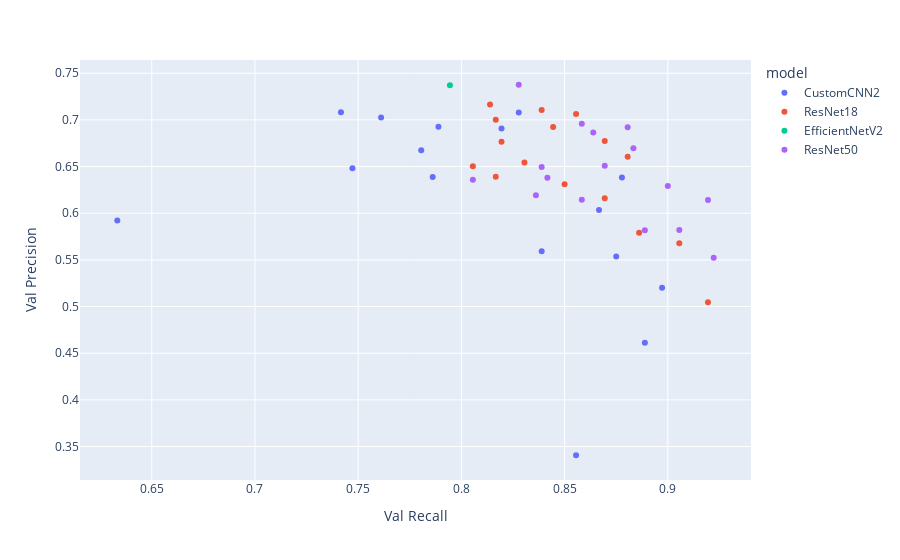

Write notebook code for a chart like this one.
### Code cell
fig = px.scatter(df, x="Val Recall", y="Val Precision", color="model")
fig.show()

### Figure 1 — Plotly figure (JSON) as saved in the notebook; plotly's stock layout.template omitted (floating-point values rounded to 4 significant figures)
{"data": [{"hovertemplate": "model=CustomCNN2<br>Val Recall=%{x}<br>Val Precision=%{y}<extra></extra>", "legendgroup": "CustomCNN2", "marker": {"color": "#636efa", "symbol": "circle"}, "mode": "markers", "name": "CustomCNN2", "orientation": "v", "showlegend": true, "type": "scatter", "x": [0.7861, 0.7806, 0.7889, 0.7472, 0.8778, 0.875, 0.8389, 0.8889, 0.8278, 0.8667, 0.8556, 0.7417, 0.7611, 0.8194, 0.8972, 0.6333], "xaxis": "x", "y": [0.6388, 0.6675, 0.6927, 0.6482, 0.6384, 0.5536, 0.5593, 0.4611, 0.7078, 0.6035, 0.3407, 0.7082, 0.7026, 0.6909, 0.5201, 0.5922], "yaxis": "y"}, {"hovertemplate": "model=ResNet18<br>Val Recall=%{x}<br>Val Precision=%{y}<extra></extra>", "legendgroup": "ResNet18", "marker": {"color": "#EF553B", "symbol": "circle"}, "mode": "markers", "name": "ResNet18", "orientation": "v", "showlegend": true, "type": "scatter", "x": [0.8139, 0.8056, 0.8306, 0.8167, 0.8167, 0.8389, 0.8444, 0.8694, 0.8556, 0.8861, 0.8194, 0.8806, 0.85, 0.9056, 0.8694, 0.9194], "xaxis": "x", "y": [0.7164, 0.6502, 0.6543, 0.6391, 0.7, 0.7106, 0.6925, 0.6775, 0.7064, 0.5789, 0.6766, 0.6604, 0.6309, 0.5679, 0.6161, 0.5046], "yaxis": "y"}, {"hovertemplate": "model=EfficientNetV2<br>Val Recall=%{x}<br>Val Precision=%{y}<extra></extra>", "legendgroup": "EfficientNetV2", "marker": {"color": "#00cc96", "symbol": "circle"}, "mode": "markers", "name": "EfficientNetV2", "orientation": "v", "showlegend": true, "type": "scatter", "x": [0.7944], "xaxis": "x", "y": [0.7371], "yaxis": "y"}, {"hovertemplate": "model=ResNet50<br>Val Recall=%{x}<br>Val Precision=%{y}<extra></extra>", "legendgroup": "ResNet50", "marker": {"color": "#ab63fa", "symbol": "circle"}, "mode": "markers", "name": "ResNet50", "orientation": "v", "showlegend": true, "type": "scatter", "x": [0.8361, 0.8583, 0.8583, 0.8056, 0.8278, 0.8833, 0.9194, 0.9222, 0.8806, 0.9, 0.8694, 0.8639, 0.8889, 0.8417, 0.8389, 0.9056], "xaxis": "x", "y": [0.6193, 0.6143, 0.6959, 0.636, 0.7376, 0.6695, 0.6141, 0.5524, 0.6921, 0.6291, 0.6507, 0.6865, 0.5818, 0.6379, 0.6495, 0.5821], "yaxis": "y"}], "layout": {"legend": {"title": {"text": "model"}, "tracegroupgap": 0}, "margin": {"t": 60}, "xaxis": {"anchor": "y", "domain": [0, 1], "title": {"text": "Val Recall"}}, "yaxis": {"anchor": "x", "domain": [0, 1], "title": {"text": "Val Precision"}}}}
